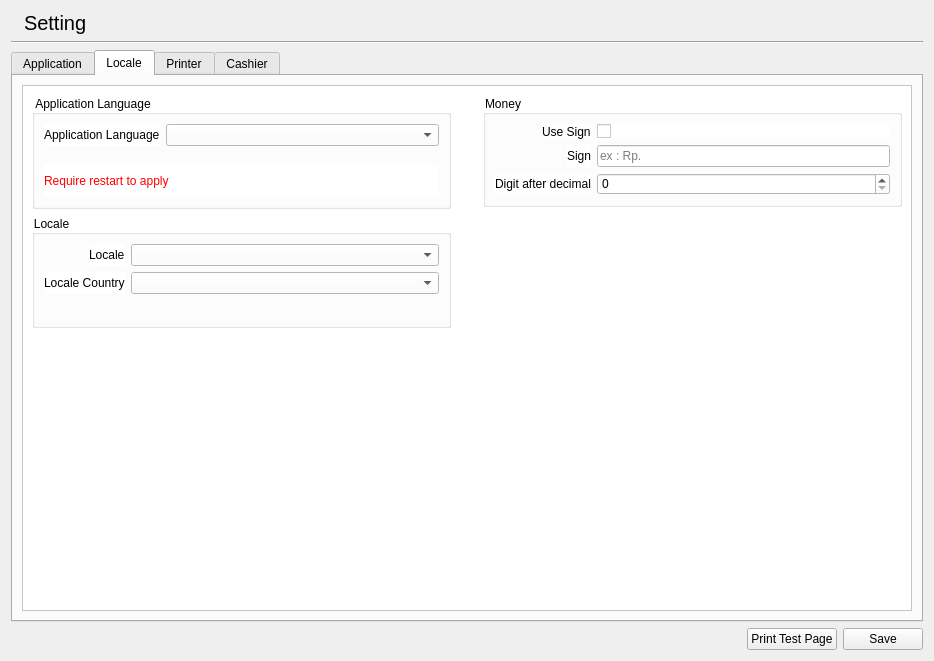
<?xml version="1.0" encoding="UTF-8"?>
<ui version="4.0">
 <class>SettingWidget</class>
 <widget class="QWidget" name="SettingWidget">
  <property name="geometry">
   <rect>
    <x>0</x>
    <y>0</y>
    <width>934</width>
    <height>661</height>
   </rect>
  </property>
  <property name="windowTitle">
   <string>Form</string>
  </property>
  <layout class="QVBoxLayout" name="verticalLayout">
   <item>
    <layout class="QHBoxLayout" name="horizontalLayout">
     <item>
      <widget class="QLabel" name="label">
       <property name="text">
        <string/>
       </property>
       <property name="pixmap">
        <pixmap resource="../../sultan/sultan.qrc">:/images/icon_32.png</pixmap>
       </property>
      </widget>
     </item>
     <item>
      <widget class="QLabel" name="label_2">
       <property name="sizePolicy">
        <sizepolicy hsizetype="Expanding" vsizetype="Preferred">
         <horstretch>0</horstretch>
         <verstretch>0</verstretch>
        </sizepolicy>
       </property>
       <property name="styleSheet">
        <string notr="true">font-size: 20px;</string>
       </property>
       <property name="text">
        <string>Setting</string>
       </property>
      </widget>
     </item>
    </layout>
   </item>
   <item>
    <widget class="Line" name="line">
     <property name="orientation">
      <enum>Qt::Horizontal</enum>
     </property>
    </widget>
   </item>
   <item>
    <widget class="QTabWidget" name="tabWidget">
     <property name="currentIndex">
      <number>1</number>
     </property>
     <property name="tabBarAutoHide">
      <bool>false</bool>
     </property>
     <widget class="QWidget" name="application">
      <attribute name="title">
       <string>Application</string>
      </attribute>
      <layout class="QVBoxLayout" name="verticalLayout_10">
       <item>
        <widget class="QScrollArea" name="scrollArea_3">
         <property name="styleSheet">
          <string notr="true">background: white;</string>
         </property>
         <property name="widgetResizable">
          <bool>true</bool>
         </property>
         <widget class="QWidget" name="scrollAreaWidgetContents_3">
          <property name="geometry">
           <rect>
            <x>0</x>
            <y>0</y>
            <width>890</width>
            <height>518</height>
           </rect>
          </property>
          <layout class="QVBoxLayout" name="verticalLayout_11">
           <item>
            <layout class="QHBoxLayout" name="horizontalLayout_3" stretch="1,0,1">
             <property name="spacing">
              <number>6</number>
             </property>
             <property name="rightMargin">
              <number>0</number>
             </property>
             <property name="bottomMargin">
              <number>0</number>
             </property>
             <item>
              <layout class="QVBoxLayout" name="verticalLayout_16">
               <property name="bottomMargin">
                <number>20</number>
               </property>
               <item>
                <layout class="QFormLayout" name="formLayout_5">
                 <property name="labelAlignment">
                  <set>Qt::AlignRight|Qt::AlignTrailing|Qt::AlignVCenter</set>
                 </property>
                 <item row="0" column="0">
                  <widget class="QLabel" name="label_16">
                   <property name="text">
                    <string>Name</string>
                   </property>
                  </widget>
                 </item>
                 <item row="1" column="0">
                  <widget class="QLabel" name="label_17">
                   <property name="text">
                    <string>Sub Name</string>
                   </property>
                  </widget>
                 </item>
                 <item row="0" column="1">
                  <widget class="QLineEdit" name="lineAppName"/>
                 </item>
                 <item row="1" column="1">
                  <widget class="QPlainTextEdit" name="plainSubName">
                   <property name="sizePolicy">
                    <sizepolicy hsizetype="Expanding" vsizetype="Maximum">
                     <horstretch>0</horstretch>
                     <verstretch>0</verstretch>
                    </sizepolicy>
                   </property>
                   <property name="maximumSize">
                    <size>
                     <width>16777215</width>
                     <height>70</height>
                    </size>
                   </property>
                  </widget>
                 </item>
                 <item row="2" column="0">
                  <widget class="QLabel" name="label_22">
                   <property name="text">
                    <string>Machine ID</string>
                   </property>
                  </widget>
                 </item>
                 <item row="2" column="1">
                  <widget class="QComboBox" name="comboMachine"/>
                 </item>
                </layout>
               </item>
               <item>
                <widget class="QGroupBox" name="groupBoxTax">
                 <property name="title">
                  <string>Ta&amp;xes</string>
                 </property>
                 <property name="checkable">
                  <bool>true</bool>
                 </property>
                 <property name="checked">
                  <bool>true</bool>
                 </property>
                 <layout class="QFormLayout" name="formLayout_8">
                  <item row="0" column="0">
                   <widget class="QLabel" name="label_25">
                    <property name="text">
                     <string>Sales Taxes</string>
                    </property>
                   </widget>
                  </item>
                  <item row="0" column="1">
                   <widget class="QLineEdit" name="lineSalesTax">
                    <property name="placeholderText">
                     <string>Ex: 10%</string>
                    </property>
                   </widget>
                  </item>
                 </layout>
                </widget>
               </item>
               <item>
                <spacer name="verticalSpacer_7">
                 <property name="orientation">
                  <enum>Qt::Vertical</enum>
                 </property>
                 <property name="sizeHint" stdset="0">
                  <size>
                   <width>20</width>
                   <height>40</height>
                  </size>
                 </property>
                </spacer>
               </item>
              </layout>
             </item>
             <item>
              <widget class="QWidget" name="widget" native="true">
               <property name="minimumSize">
                <size>
                 <width>20</width>
                 <height>0</height>
                </size>
               </property>
              </widget>
             </item>
             <item>
              <layout class="QVBoxLayout" name="verticalLayout_17">
               <property name="rightMargin">
                <number>0</number>
               </property>
               <property name="bottomMargin">
                <number>0</number>
               </property>
               <item>
                <widget class="QGroupBox" name="groupNameBased">
                 <property name="title">
                  <string>Na&amp;me based</string>
                 </property>
                 <property name="checkable">
                  <bool>true</bool>
                 </property>
                 <property name="checked">
                  <bool>false</bool>
                 </property>
                 <layout class="QVBoxLayout" name="verticalLayout_12">
                  <item>
                   <widget class="QLabel" name="label_26">
                    <property name="text">
                     <string>To input the order on chasier will use search of item name instead using barcode directly. When pressing enter and no item found, it will find the name of the item on search item dialog.</string>
                    </property>
                    <property name="wordWrap">
                     <bool>true</bool>
                    </property>
                   </widget>
                  </item>
                 </layout>
                </widget>
               </item>
               <item>
                <widget class="QGroupBox" name="groupCapitalize">
                 <property name="title">
                  <string>Capitalize input</string>
                 </property>
                 <property name="checkable">
                  <bool>true</bool>
                 </property>
                 <property name="checked">
                  <bool>false</bool>
                 </property>
                 <layout class="QVBoxLayout" name="verticalLayout_13">
                  <item>
                   <widget class="QLabel" name="label_27">
                    <property name="text">
                     <string>Field name, code will be capitalize automatically when saved.</string>
                    </property>
                   </widget>
                  </item>
                 </layout>
                </widget>
               </item>
               <item>
                <spacer name="verticalSpacer_5">
                 <property name="orientation">
                  <enum>Qt::Vertical</enum>
                 </property>
                 <property name="sizeHint" stdset="0">
                  <size>
                   <width>20</width>
                   <height>40</height>
                  </size>
                 </property>
                </spacer>
               </item>
              </layout>
             </item>
            </layout>
           </item>
           <item>
            <spacer name="verticalSpacer_3">
             <property name="orientation">
              <enum>Qt::Vertical</enum>
             </property>
             <property name="sizeHint" stdset="0">
              <size>
               <width>20</width>
               <height>40</height>
              </size>
             </property>
            </spacer>
           </item>
          </layout>
         </widget>
        </widget>
       </item>
      </layout>
     </widget>
     <widget class="QWidget" name="locale">
      <attribute name="title">
       <string>Locale</string>
      </attribute>
      <layout class="QVBoxLayout" name="verticalLayout_2">
       <item>
        <widget class="QScrollArea" name="scrollArea">
         <property name="styleSheet">
          <string notr="true">background: white;</string>
         </property>
         <property name="widgetResizable">
          <bool>true</bool>
         </property>
         <widget class="QWidget" name="scrollAreaWidgetContents">
          <property name="geometry">
           <rect>
            <x>0</x>
            <y>0</y>
            <width>890</width>
            <height>518</height>
           </rect>
          </property>
          <layout class="QVBoxLayout" name="verticalLayout_3">
           <item>
            <layout class="QHBoxLayout" name="horizontalLayout_4" stretch="1,0,1">
             <property name="spacing">
              <number>6</number>
             </property>
             <property name="rightMargin">
              <number>0</number>
             </property>
             <property name="bottomMargin">
              <number>0</number>
             </property>
             <item>
              <layout class="QVBoxLayout" name="verticalLayout_18">
               <property name="bottomMargin">
                <number>20</number>
               </property>
               <item>
                <widget class="QGroupBox" name="groupBox">
                 <property name="title">
                  <string>Application Language</string>
                 </property>
                 <layout class="QVBoxLayout" name="verticalLayout_4">
                  <item>
                   <layout class="QFormLayout" name="formLayout">
                    <item row="0" column="0">
                     <widget class="QLabel" name="label_3">
                      <property name="text">
                       <string>Application Language</string>
                      </property>
                     </widget>
                    </item>
                    <item row="0" column="1">
                     <widget class="QComboBox" name="comboApplicationLanguage"/>
                    </item>
                   </layout>
                  </item>
                  <item>
                   <widget class="QLabel" name="label_4">
                    <property name="styleSheet">
                     <string notr="true">font-size: 12px; color: red;</string>
                    </property>
                    <property name="text">
                     <string>Require restart to apply</string>
                    </property>
                   </widget>
                  </item>
                 </layout>
                </widget>
               </item>
               <item>
                <widget class="QGroupBox" name="groupBox_2">
                 <property name="title">
                  <string>Locale</string>
                 </property>
                 <layout class="QVBoxLayout" name="verticalLayout_5">
                  <item>
                   <layout class="QFormLayout" name="formLayout_2">
                    <property name="labelAlignment">
                     <set>Qt::AlignRight|Qt::AlignTrailing|Qt::AlignVCenter</set>
                    </property>
                    <property name="topMargin">
                     <number>0</number>
                    </property>
                    <item row="0" column="0">
                     <widget class="QLabel" name="label_5">
                      <property name="text">
                       <string>Locale</string>
                      </property>
                     </widget>
                    </item>
                    <item row="1" column="0">
                     <widget class="QLabel" name="label_6">
                      <property name="text">
                       <string>Locale Country</string>
                      </property>
                     </widget>
                    </item>
                    <item row="0" column="1">
                     <widget class="QComboBox" name="comboLocale"/>
                    </item>
                    <item row="1" column="1">
                     <widget class="QComboBox" name="comboLocaleCounty"/>
                    </item>
                   </layout>
                  </item>
                 </layout>
                </widget>
               </item>
              </layout>
             </item>
             <item>
              <widget class="QWidget" name="widget_2" native="true">
               <property name="minimumSize">
                <size>
                 <width>20</width>
                 <height>0</height>
                </size>
               </property>
              </widget>
             </item>
             <item>
              <layout class="QVBoxLayout" name="verticalLayout_19">
               <property name="bottomMargin">
                <number>0</number>
               </property>
               <item>
                <widget class="QGroupBox" name="groupBox_3">
                 <property name="title">
                  <string>Money</string>
                 </property>
                 <layout class="QVBoxLayout" name="verticalLayout_6">
                  <item>
                   <layout class="QFormLayout" name="formLayout_3">
                    <property name="labelAlignment">
                     <set>Qt::AlignRight|Qt::AlignTrailing|Qt::AlignVCenter</set>
                    </property>
                    <property name="topMargin">
                     <number>0</number>
                    </property>
                    <item row="2" column="0">
                     <widget class="QLabel" name="label_7">
                      <property name="text">
                       <string>Digit after decimal</string>
                      </property>
                     </widget>
                    </item>
                    <item row="2" column="1">
                     <widget class="QSpinBox" name="spinMoneyDecimal">
                      <property name="maximum">
                       <number>6</number>
                      </property>
                     </widget>
                    </item>
                    <item row="0" column="0">
                     <widget class="QLabel" name="label_8">
                      <property name="text">
                       <string>Use Sign</string>
                      </property>
                     </widget>
                    </item>
                    <item row="0" column="1">
                     <widget class="QCheckBox" name="checkSign">
                      <property name="text">
                       <string/>
                      </property>
                     </widget>
                    </item>
                    <item row="1" column="0">
                     <widget class="QLabel" name="label_9">
                      <property name="text">
                       <string>Sign</string>
                      </property>
                     </widget>
                    </item>
                    <item row="1" column="1">
                     <widget class="QLineEdit" name="lineSign">
                      <property name="placeholderText">
                       <string>ex : Rp.</string>
                      </property>
                     </widget>
                    </item>
                   </layout>
                  </item>
                 </layout>
                </widget>
               </item>
               <item>
                <spacer name="verticalSpacer_6">
                 <property name="orientation">
                  <enum>Qt::Vertical</enum>
                 </property>
                 <property name="sizeHint" stdset="0">
                  <size>
                   <width>20</width>
                   <height>40</height>
                  </size>
                 </property>
                </spacer>
               </item>
              </layout>
             </item>
            </layout>
           </item>
           <item>
            <spacer name="verticalSpacer">
             <property name="orientation">
              <enum>Qt::Vertical</enum>
             </property>
             <property name="sizeHint" stdset="0">
              <size>
               <width>20</width>
               <height>40</height>
              </size>
             </property>
            </spacer>
           </item>
          </layout>
         </widget>
        </widget>
       </item>
      </layout>
     </widget>
     <widget class="QWidget" name="printer">
      <attribute name="title">
       <string>Printer</string>
      </attribute>
      <layout class="QVBoxLayout" name="verticalLayout_7">
       <item>
        <widget class="QScrollArea" name="scrollArea_2">
         <property name="styleSheet">
          <string notr="true">background: white;</string>
         </property>
         <property name="widgetResizable">
          <bool>true</bool>
         </property>
         <widget class="QWidget" name="scrollAreaWidgetContents_2">
          <property name="geometry">
           <rect>
            <x>0</x>
            <y>0</y>
            <width>890</width>
            <height>518</height>
           </rect>
          </property>
          <layout class="QVBoxLayout" name="verticalLayout_8">
           <item>
            <widget class="QGroupBox" name="groupBox_4">
             <property name="title">
              <string>Cashier Print</string>
             </property>
             <layout class="QVBoxLayout" name="verticalLayout_9">
              <item>
               <layout class="QHBoxLayout" name="horizontalLayout_5" stretch="1,0,1">
                <property name="spacing">
                 <number>6</number>
                </property>
                <property name="rightMargin">
                 <number>0</number>
                </property>
                <property name="bottomMargin">
                 <number>0</number>
                </property>
                <item>
                 <layout class="QFormLayout" name="formLayout_4">
                  <property name="labelAlignment">
                   <set>Qt::AlignRight|Qt::AlignTrailing|Qt::AlignVCenter</set>
                  </property>
                  <item row="0" column="0">
                   <widget class="QLabel" name="label_10">
                    <property name="text">
                     <string>Printer Type</string>
                    </property>
                   </widget>
                  </item>
                  <item row="0" column="1">
                   <widget class="QComboBox" name="comboPrintCashierType"/>
                  </item>
                  <item row="1" column="0">
                   <widget class="QLabel" name="labelPrinter">
                    <property name="text">
                     <string>Printer</string>
                    </property>
                   </widget>
                  </item>
                  <item row="1" column="1">
                   <widget class="QComboBox" name="comboPrintCashier"/>
                  </item>
                  <item row="2" column="0">
                   <widget class="QLabel" name="labelPrinterDevice">
                    <property name="text">
                     <string>Printer Device</string>
                    </property>
                   </widget>
                  </item>
                  <item row="2" column="1">
                   <widget class="QLineEdit" name="linePrintCashierDevice">
                    <property name="placeholderText">
                     <string>ex: /dev/lp0</string>
                    </property>
                   </widget>
                  </item>
                  <item row="4" column="0">
                   <widget class="QLabel" name="label_18">
                    <property name="text">
                     <string>CPI 10 Width</string>
                    </property>
                   </widget>
                  </item>
                  <item row="4" column="1">
                   <widget class="QSpinBox" name="spinCashierCpi10">
                    <property name="minimum">
                     <number>20</number>
                    </property>
                    <property name="maximum">
                     <number>1000</number>
                    </property>
                    <property name="value">
                     <number>33</number>
                    </property>
                   </widget>
                  </item>
                  <item row="5" column="0">
                   <widget class="QLabel" name="label_19">
                    <property name="text">
                     <string>CPI 12 Width</string>
                    </property>
                   </widget>
                  </item>
                  <item row="5" column="1">
                   <widget class="QSpinBox" name="spinCashierCpi12">
                    <property name="minimum">
                     <number>20</number>
                    </property>
                    <property name="maximum">
                     <number>1000</number>
                    </property>
                    <property name="value">
                     <number>40</number>
                    </property>
                   </widget>
                  </item>
                  <item row="9" column="0">
                   <widget class="QLabel" name="label_28">
                    <property name="text">
                     <string>Barcode Max Length</string>
                    </property>
                   </widget>
                  </item>
                  <item row="9" column="1">
                   <widget class="QSpinBox" name="spinBarcodeLength">
                    <property name="minimum">
                     <number>4</number>
                    </property>
                    <property name="maximum">
                     <number>100</number>
                    </property>
                   </widget>
                  </item>
                  <item row="10" column="0">
                   <widget class="QLabel" name="label_23">
                    <property name="text">
                     <string>Line Feed After</string>
                    </property>
                   </widget>
                  </item>
                  <item row="10" column="1">
                   <widget class="QSpinBox" name="spinCashierLinefeed"/>
                  </item>
                  <item row="11" column="0">
                   <widget class="QLabel" name="label_21">
                    <property name="text">
                     <string>Open Drawer</string>
                    </property>
                   </widget>
                  </item>
                  <item row="11" column="1">
                   <widget class="QCheckBox" name="checkPrintCashierDrawer">
                    <property name="text">
                     <string/>
                    </property>
                   </widget>
                  </item>
                  <item row="12" column="0">
                   <widget class="QLabel" name="label_20">
                    <property name="text">
                     <string>Auto Cut</string>
                    </property>
                   </widget>
                  </item>
                  <item row="12" column="1">
                   <widget class="QCheckBox" name="checkPrintCashierCut">
                    <property name="text">
                     <string/>
                    </property>
                   </widget>
                  </item>
                  <item row="3" column="0">
                   <widget class="QLabel" name="labelUsb">
                    <property name="text">
                     <string>Usb Device</string>
                    </property>
                   </widget>
                  </item>
                  <item row="3" column="1">
                   <widget class="QComboBox" name="comboUsb"/>
                  </item>
                 </layout>
                </item>
                <item>
                 <widget class="QWidget" name="widget_3" native="true">
                  <property name="minimumSize">
                   <size>
                    <width>20</width>
                    <height>0</height>
                   </size>
                  </property>
                 </widget>
                </item>
                <item>
                 <layout class="QFormLayout" name="formLayout_9">
                  <property name="labelAlignment">
                   <set>Qt::AlignRight|Qt::AlignTrailing|Qt::AlignVCenter</set>
                  </property>
                  <property name="rightMargin">
                   <number>0</number>
                  </property>
                  <item row="0" column="0">
                   <widget class="QLabel" name="label_13">
                    <property name="text">
                     <string>Title</string>
                    </property>
                   </widget>
                  </item>
                  <item row="0" column="1">
                   <widget class="QLineEdit" name="linePrintCashierTitle">
                    <property name="placeholderText">
                     <string>Title</string>
                    </property>
                   </widget>
                  </item>
                  <item row="1" column="0">
                   <widget class="QLabel" name="label_14">
                    <property name="text">
                     <string>Subtitle</string>
                    </property>
                   </widget>
                  </item>
                  <item row="1" column="1">
                   <widget class="QPlainTextEdit" name="plainPrintCashierSubtitle">
                    <property name="sizePolicy">
                     <sizepolicy hsizetype="Expanding" vsizetype="Maximum">
                      <horstretch>0</horstretch>
                      <verstretch>0</verstretch>
                     </sizepolicy>
                    </property>
                    <property name="maximumSize">
                     <size>
                      <width>16777215</width>
                      <height>75</height>
                     </size>
                    </property>
                    <property name="placeholderText">
                     <string>Subtitle</string>
                    </property>
                   </widget>
                  </item>
                  <item row="2" column="0">
                   <widget class="QLabel" name="label_15">
                    <property name="text">
                     <string>Footer</string>
                    </property>
                   </widget>
                  </item>
                  <item row="2" column="1">
                   <widget class="QPlainTextEdit" name="plainPrintCashierFooter">
                    <property name="sizePolicy">
                     <sizepolicy hsizetype="Preferred" vsizetype="Maximum">
                      <horstretch>0</horstretch>
                      <verstretch>0</verstretch>
                     </sizepolicy>
                    </property>
                    <property name="minimumSize">
                     <size>
                      <width>0</width>
                      <height>0</height>
                     </size>
                    </property>
                    <property name="maximumSize">
                     <size>
                      <width>16777215</width>
                      <height>75</height>
                     </size>
                    </property>
                    <property name="tabChangesFocus">
                     <bool>true</bool>
                    </property>
                    <property name="placeholderText">
                     <string>Footer</string>
                    </property>
                   </widget>
                  </item>
                  <item row="3" column="0">
                   <widget class="QLabel" name="label_29">
                    <property name="text">
                     <string>Show barcode</string>
                    </property>
                   </widget>
                  </item>
                  <item row="3" column="1">
                   <widget class="QCheckBox" name="checkShowBarcode">
                    <property name="text">
                     <string/>
                    </property>
                   </widget>
                  </item>
                  <item row="4" column="0">
                   <widget class="QLabel" name="label_38">
                    <property name="text">
                     <string>Only CPI 10</string>
                    </property>
                   </widget>
                  </item>
                  <item row="4" column="1">
                   <widget class="QCheckBox" name="checkOnly10">
                    <property name="text">
                     <string/>
                    </property>
                   </widget>
                  </item>
                 </layout>
                </item>
               </layout>
              </item>
             </layout>
            </widget>
           </item>
           <item>
            <widget class="QGroupBox" name="groupBox_5">
             <property name="title">
              <string>Cashier Price Print</string>
             </property>
             <layout class="QFormLayout" name="formLayout_6">
              <property name="labelAlignment">
               <set>Qt::AlignRight|Qt::AlignTrailing|Qt::AlignVCenter</set>
              </property>
              <item row="0" column="0">
               <widget class="QLabel" name="label_24">
                <property name="text">
                 <string>Line Feed After</string>
                </property>
               </widget>
              </item>
              <item row="0" column="1">
               <widget class="QSpinBox" name="spinCashierPriceLinefeed"/>
              </item>
             </layout>
            </widget>
           </item>
           <item>
            <spacer name="verticalSpacer_2">
             <property name="orientation">
              <enum>Qt::Vertical</enum>
             </property>
             <property name="sizeHint" stdset="0">
              <size>
               <width>20</width>
               <height>40</height>
              </size>
             </property>
            </spacer>
           </item>
          </layout>
         </widget>
        </widget>
       </item>
      </layout>
     </widget>
     <widget class="QWidget" name="tab">
      <attribute name="title">
       <string>Cashier</string>
      </attribute>
      <layout class="QVBoxLayout" name="verticalLayout_14">
       <item>
        <widget class="QScrollArea" name="scrollArea_4">
         <property name="widgetResizable">
          <bool>true</bool>
         </property>
         <widget class="QWidget" name="scrollAreaWidgetContents_4">
          <property name="geometry">
           <rect>
            <x>0</x>
            <y>0</y>
            <width>890</width>
            <height>518</height>
           </rect>
          </property>
          <layout class="QVBoxLayout" name="verticalLayout_15">
           <item>
            <widget class="QGroupBox" name="groupCAI">
             <property name="title">
              <string>Add item from cashier when unavailable</string>
             </property>
             <property name="checkable">
              <bool>true</bool>
             </property>
             <layout class="QVBoxLayout" name="verticalLayout_20">
              <item>
               <layout class="QHBoxLayout" name="horizontalLayout_6" stretch="1,0,1">
                <property name="rightMargin">
                 <number>0</number>
                </property>
                <property name="bottomMargin">
                 <number>0</number>
                </property>
                <item>
                 <layout class="QFormLayout" name="formLayout_7">
                  <property name="rightMargin">
                   <number>0</number>
                  </property>
                  <property name="bottomMargin">
                   <number>0</number>
                  </property>
                  <item row="0" column="0">
                   <widget class="QLabel" name="label_32">
                    <property name="text">
                     <string>Use default suplier</string>
                    </property>
                   </widget>
                  </item>
                  <item row="0" column="1">
                   <widget class="QCheckBox" name="checkCAISuplier">
                    <property name="text">
                     <string/>
                    </property>
                   </widget>
                  </item>
                  <item row="1" column="0">
                   <widget class="QLabel" name="label_11">
                    <property name="text">
                     <string>Default suplier</string>
                    </property>
                   </widget>
                  </item>
                  <item row="1" column="1">
                   <widget class="QComboBox" name="comboCAISuplier"/>
                  </item>
                  <item row="2" column="0">
                   <widget class="QLabel" name="label_33">
                    <property name="text">
                     <string>Use default category</string>
                    </property>
                   </widget>
                  </item>
                  <item row="2" column="1">
                   <widget class="QCheckBox" name="checkCAICategory">
                    <property name="text">
                     <string/>
                    </property>
                   </widget>
                  </item>
                  <item row="3" column="0">
                   <widget class="QLabel" name="label_30">
                    <property name="text">
                     <string>Default category</string>
                    </property>
                   </widget>
                  </item>
                  <item row="3" column="1">
                   <widget class="QComboBox" name="comboCAICategory"/>
                  </item>
                  <item row="4" column="0">
                   <widget class="QLabel" name="label_34">
                    <property name="text">
                     <string>Use default unit</string>
                    </property>
                   </widget>
                  </item>
                  <item row="4" column="1">
                   <widget class="QCheckBox" name="checkCAIUnit">
                    <property name="text">
                     <string/>
                    </property>
                   </widget>
                  </item>
                  <item row="5" column="0">
                   <widget class="QLabel" name="label_31">
                    <property name="text">
                     <string>Default unit</string>
                    </property>
                   </widget>
                  </item>
                  <item row="5" column="1">
                   <widget class="QComboBox" name="comboCAIUnit"/>
                  </item>
                 </layout>
                </item>
                <item>
                 <widget class="QWidget" name="widget_4" native="true">
                  <property name="minimumSize">
                   <size>
                    <width>20</width>
                    <height>0</height>
                   </size>
                  </property>
                 </widget>
                </item>
                <item>
                 <layout class="QFormLayout" name="formLayout_10">
                  <item row="1" column="0">
                   <widget class="QLabel" name="label_35">
                    <property name="text">
                     <string>Use default buy price</string>
                    </property>
                   </widget>
                  </item>
                  <item row="1" column="1">
                   <widget class="QCheckBox" name="checkCAIBuyPrice">
                    <property name="text">
                     <string/>
                    </property>
                   </widget>
                  </item>
                  <item row="2" column="0">
                   <widget class="QLabel" name="label_36">
                    <property name="text">
                     <string>Buy price margin (%)</string>
                    </property>
                   </widget>
                  </item>
                  <item row="2" column="1">
                   <widget class="QDoubleSpinBox" name="doubleCAIBuyPrice">
                    <property name="maximum">
                     <double>100.000000000000000</double>
                    </property>
                   </widget>
                  </item>
                  <item row="3" column="0">
                   <widget class="QLabel" name="label_12">
                    <property name="text">
                     <string>Barcode prefix</string>
                    </property>
                   </widget>
                  </item>
                  <item row="3" column="1">
                   <widget class="QLineEdit" name="lineCABarcodePrefix">
                    <property name="placeholderText">
                     <string>Barcode prefix for new item</string>
                    </property>
                   </widget>
                  </item>
                  <item row="4" column="0">
                   <widget class="QLabel" name="label_37">
                    <property name="text">
                     <string>Barcode length</string>
                    </property>
                   </widget>
                  </item>
                  <item row="4" column="1">
                   <widget class="QSpinBox" name="spinCABarcodeLength">
                    <property name="minimum">
                     <number>3</number>
                    </property>
                    <property name="maximum">
                     <number>10</number>
                    </property>
                    <property name="value">
                     <number>4</number>
                    </property>
                   </widget>
                  </item>
                 </layout>
                </item>
               </layout>
              </item>
             </layout>
            </widget>
           </item>
           <item>
            <spacer name="verticalSpacer_4">
             <property name="orientation">
              <enum>Qt::Vertical</enum>
             </property>
             <property name="sizeHint" stdset="0">
              <size>
               <width>20</width>
               <height>40</height>
              </size>
             </property>
            </spacer>
           </item>
          </layout>
         </widget>
        </widget>
       </item>
      </layout>
     </widget>
    </widget>
   </item>
   <item>
    <layout class="QHBoxLayout" name="horizontalLayout_2">
     <property name="topMargin">
      <number>0</number>
     </property>
     <item>
      <spacer name="horizontalSpacer">
       <property name="orientation">
        <enum>Qt::Horizontal</enum>
       </property>
       <property name="sizeHint" stdset="0">
        <size>
         <width>40</width>
         <height>20</height>
        </size>
       </property>
      </spacer>
     </item>
     <item>
      <widget class="QPushButton" name="pushPrintTest">
       <property name="text">
        <string>Print Test Page</string>
       </property>
      </widget>
     </item>
     <item>
      <widget class="QPushButton" name="pushSave">
       <property name="text">
        <string>Save</string>
       </property>
      </widget>
     </item>
    </layout>
   </item>
  </layout>
 </widget>
 <tabstops>
  <tabstop>tabWidget</tabstop>
  <tabstop>scrollArea_3</tabstop>
  <tabstop>lineAppName</tabstop>
  <tabstop>plainSubName</tabstop>
  <tabstop>comboMachine</tabstop>
  <tabstop>scrollArea</tabstop>
  <tabstop>comboApplicationLanguage</tabstop>
  <tabstop>comboLocale</tabstop>
  <tabstop>comboLocaleCounty</tabstop>
  <tabstop>checkSign</tabstop>
  <tabstop>lineSign</tabstop>
  <tabstop>spinMoneyDecimal</tabstop>
  <tabstop>scrollArea_2</tabstop>
  <tabstop>comboPrintCashierType</tabstop>
  <tabstop>comboPrintCashier</tabstop>
  <tabstop>linePrintCashierDevice</tabstop>
  <tabstop>spinCashierCpi10</tabstop>
  <tabstop>spinCashierCpi12</tabstop>
  <tabstop>spinCashierLinefeed</tabstop>
  <tabstop>checkPrintCashierDrawer</tabstop>
  <tabstop>checkPrintCashierCut</tabstop>
  <tabstop>pushSave</tabstop>
  <tabstop>pushPrintTest</tabstop>
 </tabstops>
 <resources>
  <include location="../../sultan/sultan.qrc"/>
 </resources>
 <connections/>
</ui>
